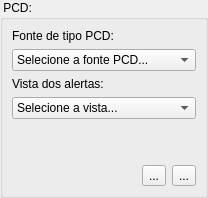
          <widget class="QWidget" name="analysisPCDPage">
           <layout class="QGridLayout" name="gridLayout_7">
            <property name="leftMargin">
             <number>0</number>
            </property>
            <property name="topMargin">
             <number>0</number>
            </property>
            <property name="rightMargin">
             <number>0</number>
            </property>
            <property name="bottomMargin">
             <number>0</number>
            </property>
            <item row="0" column="0">
             <widget class="QGroupBox" name="groupBox_23">
              <property name="title">
               <string> PCD:</string>
              </property>
              <layout class="QGridLayout" name="gridLayout_6">
               <property name="leftMargin">
                <number>9</number>
               </property>
               <property name="topMargin">
                <number>9</number>
               </property>
               <property name="rightMargin">
                <number>9</number>
               </property>
               <property name="bottomMargin">
                <number>9</number>
               </property>
               <item row="0" column="0">
                <widget class="QLabel" name="label_11">
                 <property name="text">
                  <string>Fonte de tipo PCD:</string>
                 </property>
                </widget>
               </item>
               <item row="6" column="0">
                <layout class="QGridLayout" name="gridLayout_53">
                 <item row="0" column="0">
                  <spacer name="horizontalSpacer_3">
                   <property name="orientation">
                    <enum>Qt::Horizontal</enum>
                   </property>
                   <property name="sizeHint" stdset="0">
                    <size>
                     <width>40</width>
                     <height>20</height>
                    </size>
                   </property>
                  </spacer>
                 </item>
                 <item row="0" column="1">
                  <widget class="QToolButton" name="analysisAlertIconsBtn">
                   <property name="toolTip">
                    <string notr="true">&lt;!DOCTYPE HTML PUBLIC &quot;-//W3C//DTD HTML 4.0//EN&quot; &quot;http://www.w3.org/TR/REC-html40/strict.dtd&quot;&gt;
&lt;html&gt;&lt;head&gt;&lt;meta name=&quot;qrichtext&quot; content=&quot;1&quot; /&gt;&lt;style type=&quot;text/css&quot;&gt;
p, li { white-space: pre-wrap; }
&lt;/style&gt;&lt;/head&gt;&lt;body style=&quot; font-family:'MS Shell Dlg 2'; font-size:8.25pt; font-weight:400; font-style:normal;&quot;&gt;
&lt;p style=&quot; margin-top:0px; margin-bottom:0px; margin-left:0px; margin-right:0px; -qt-block-indent:0; text-indent:0px;&quot;&gt;&lt;span style=&quot; font-size:8pt;&quot;&gt;Definir os icones de alerta&lt;/span&gt;&lt;/p&gt;&lt;/body&gt;&lt;/html&gt;</string>
                   </property>
                   <property name="text">
                    <string>...</string>
                   </property>
                   <property name="icon">
                    <iconset>
                     <normaloff>:/data/icons/alert.png</normaloff>:/data/icons/alert.png</iconset>
                   </property>
                  </widget>
                 </item>
                 <item row="0" column="2">
                  <widget class="QToolButton" name="analysisPcdCrossBtn">
                   <property name="toolTip">
                    <string>&lt;!DOCTYPE HTML PUBLIC &quot;-//W3C//DTD HTML 4.0//EN&quot; &quot;http://www.w3.org/TR/REC-html40/strict.dtd&quot;&gt;
&lt;html&gt;&lt;head&gt;&lt;meta name=&quot;qrichtext&quot; content=&quot;1&quot; /&gt;&lt;style type=&quot;text/css&quot;&gt;
p, li { white-space: pre-wrap; }
&lt;/style&gt;&lt;/head&gt;&lt;body style=&quot; font-family:'MS Shell Dlg 2'; font-size:8.25pt; font-weight:400; font-style:normal;&quot;&gt;
&lt;p style=&quot; margin-top:0px; margin-bottom:0px; margin-left:0px; margin-right:0px; -qt-block-indent:0; text-indent:0px;&quot;&gt;Adicionar cruzamento&lt;/p&gt;&lt;/body&gt;&lt;/html&gt;</string>
                   </property>
                   <property name="text">
                    <string>...</string>
                   </property>
                   <property name="icon">
                    <iconset>
                     <normaloff>:/data/icons/analicruzada.png</normaloff>:/data/icons/analicruzada.png</iconset>
                   </property>
                  </widget>
                 </item>
                </layout>
               </item>
               <item row="1" column="0">
                <widget class="QComboBox" name="analysisPCDCmb">
                 <property name="sizePolicy">
                  <sizepolicy hsizetype="Expanding" vsizetype="Fixed">
                   <horstretch>0</horstretch>
                   <verstretch>0</verstretch>
                  </sizepolicy>
                 </property>
                 <item>
                  <property name="text">
                   <string>Selecione a fonte PCD...</string>
                  </property>
                 </item>
                 <item>
                  <property name="text">
                   <string>Fonte de dados do tipo PCD</string>
                  </property>
                  <property name="icon">
                   <iconset>
                    <normaloff>:/data/icons/risco.png</normaloff>:/data/icons/risco.png</iconset>
                  </property>
                 </item>
                </widget>
               </item>
               <item row="4" column="0">
                <spacer name="verticalSpacer_5">
                 <property name="orientation">
                  <enum>Qt::Vertical</enum>
                 </property>
                 <property name="sizeHint" stdset="0">
                  <size>
                   <width>20</width>
                   <height>40</height>
                  </size>
                 </property>
                </spacer>
               </item>
               <item row="2" column="0">
                <widget class="QLabel" name="label_13">
                 <property name="text">
                  <string>Vista dos alertas:</string>
                 </property>
                </widget>
               </item>
               <item row="3" column="0">
                <widget class="QComboBox" name="analysisViewCmb">
                 <item>
                  <property name="text">
                   <string>Selecione a vista...</string>
                  </property>
                 </item>
                 <item>
                  <property name="text">
                   <string>Vista do tema de alerta</string>
                  </property>
                  <property name="icon">
                   <iconset>
                    <normaloff>:/data/icons/risco.png</normaloff>:/data/icons/risco.png</iconset>
                  </property>
                 </item>
                </widget>
               </item>
              </layout>
             </widget>
            </item>
           </layout>
          </widget>
